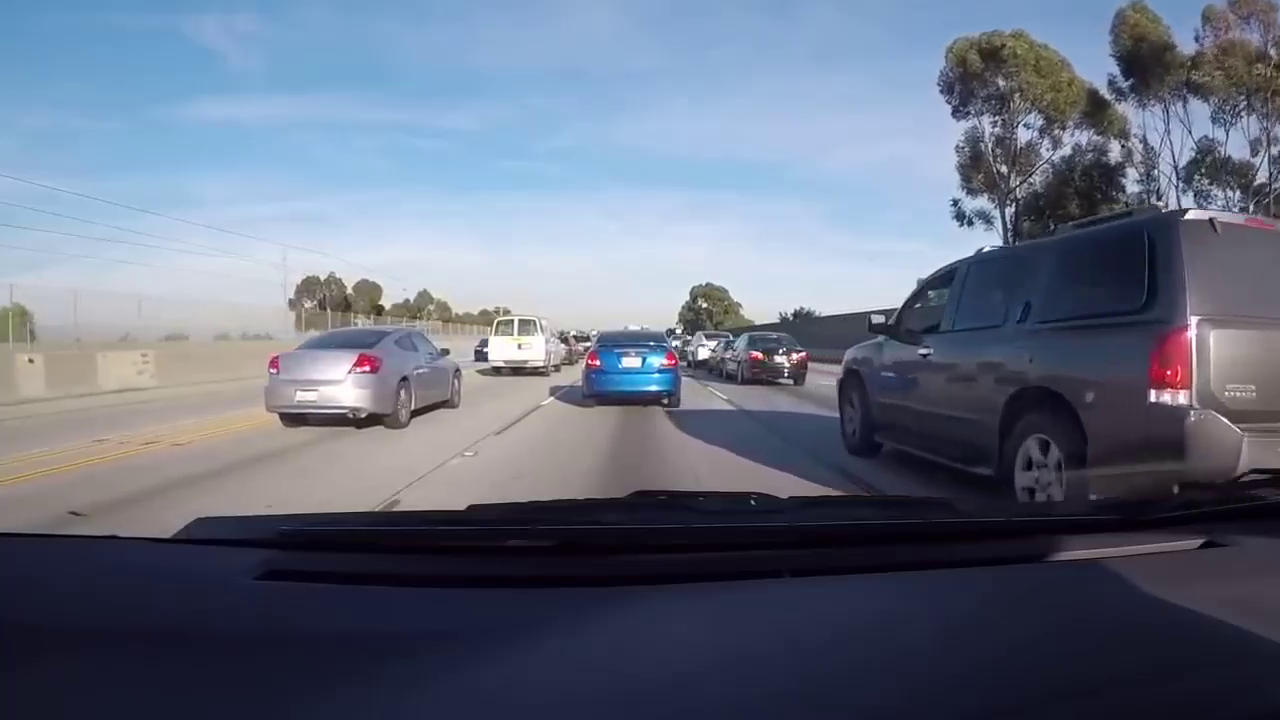
#> input picture frame 41 of VehicleAndPedestrianTracking/test_car.mp4, 1280 x 720 px
$ python CarAndPedestrianTracking.py
#> lines starting #> are read from the running program, lines starting #| are printed output that depends on the picture; after the words box and inside, x2 and y2 are one past the last pixel; in counts of white or black regions, pixels touching at a corner belong together
import cv2
#our image
img = "test_car.mp4"
#our pre-trained car classifier
car_classifier = "cars.xml"
pedestrian_classifier = "pedestrian.xml"


#creating our classifier
car_tracker = cv2.CascadeClassifier(car_classifier)
pedestrian_tracker = cv2.CascadeClassifier(pedestrian_classifier)

#reading the image
vid = cv2.VideoCapture(img)

#iterate forever over frames
while True:

    #read the current frame
    successful_frame_read, frame = vid.read()
#> frame is the input picture: shape (720, 1280, 3); mean B, G, R 128.8, 110.5, 101.7

    #converting image into grayscale
    grayscaled_img = cv2.cvtColor(frame, cv2.COLOR_BGR2GRAY)
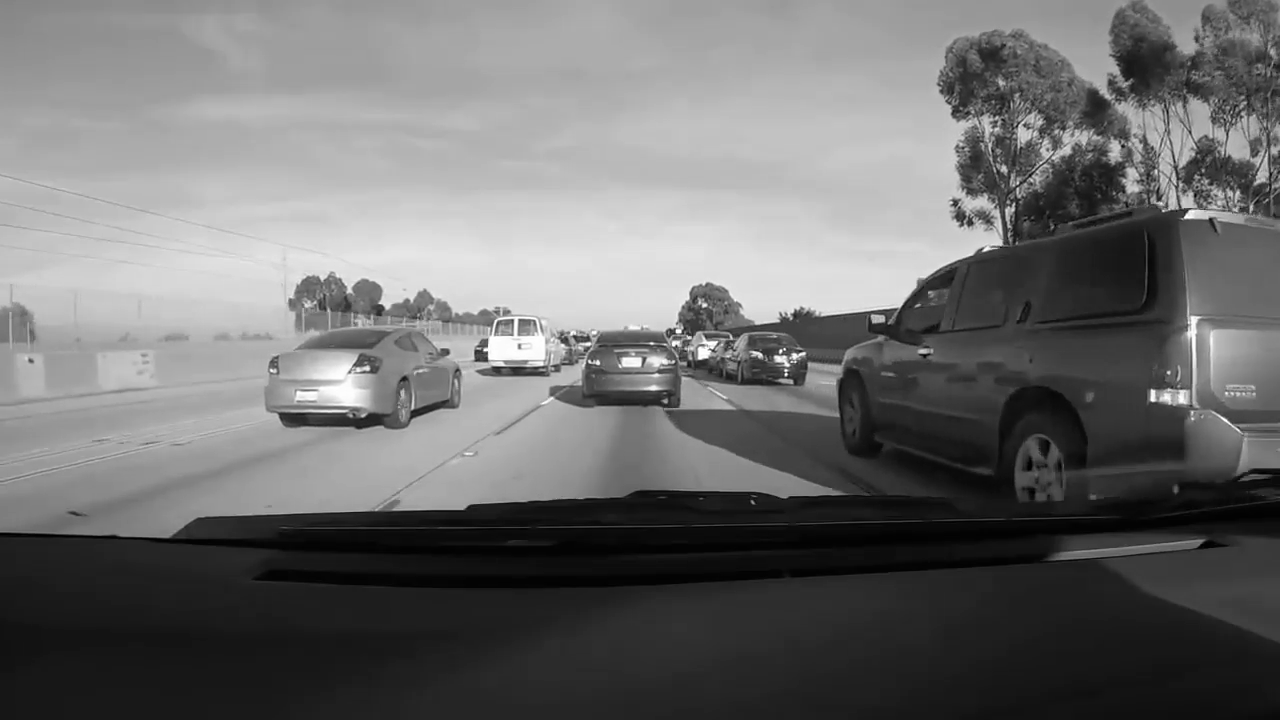
#> grayscaled_img: shape (720, 1280); min 0, max 255, mean 109.9

    #getting function coordinates
    car_coordinates = car_tracker.detectMultiScale(grayscaled_img)
#> car_coordinates = [[974, 523, 58, 58], [463, 308, 101, 101], [258, 341, 128, 128]]
    pedestrian_coordinates = pedestrian_tracker.detectMultiScale(grayscaled_img)
#> pedestrian_coordinates = ()


    #detecting the car
    for x,y,w,h in car_coordinates:
        cv2.rectangle(frame, (x,y),(x+w,y+h), (0,255,0),2)
#> this loop made 3 passes
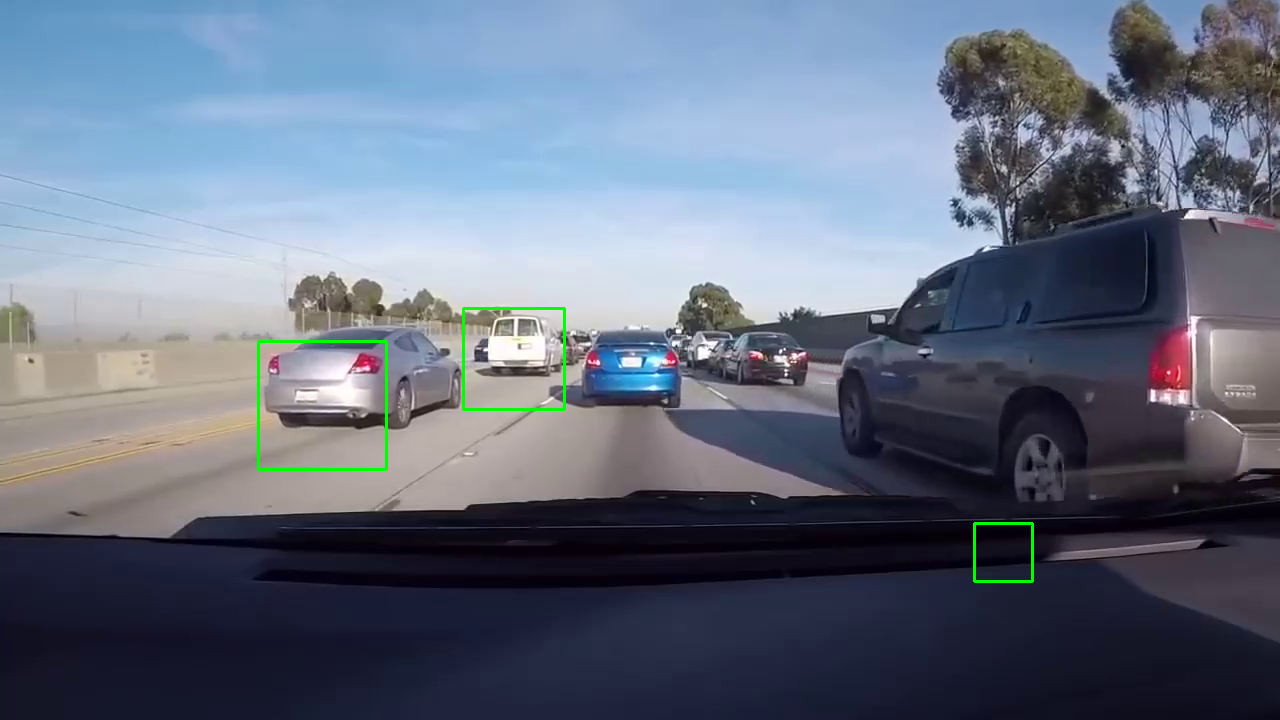
#> frame: shape (720, 1280, 3); 0.37% of pixels changed, all inside (x1, y1, x2, y2) = (257, 307, 1034, 583)

    #detecting the pedestrians
    for x,y,w,h in pedestrian_coordinates:
        cv2.rectangle(frame, (x,y),(x+w,y+h), (0,0,255),2)
#> this loop made 0 passes


    #display the image
    cv2.imshow("Self Driving",frame)

    #waitkey prevents the window from closing instantaneously, press Q to quit
    key = cv2.waitKey(1)
#> (key Esc is pressed here)

    if key==81 or key==113:
        break

$ run again, starting later in the video
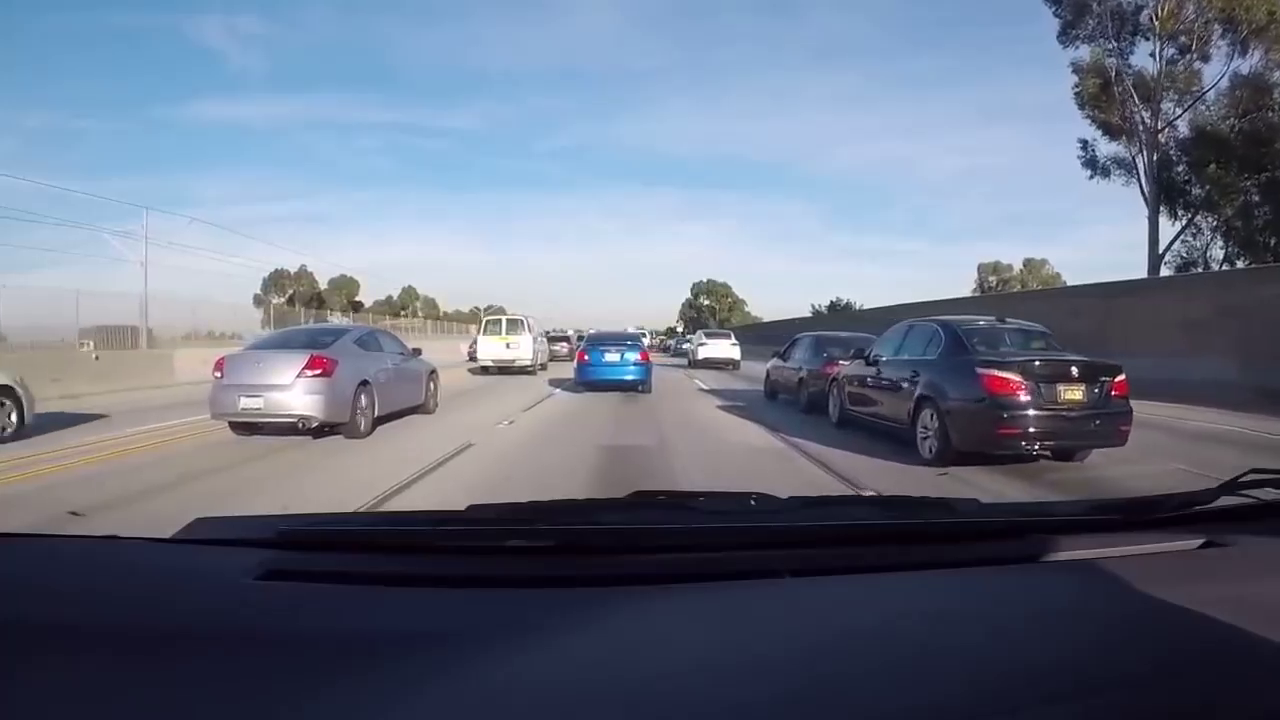
#> input picture frame 187 of VehicleAndPedestrianTracking/test_car.mp4, 1280 x 720 px
#> frame is the input picture: shape (720, 1280, 3); mean B, G, R 133, 114.2, 105.1
#> `grayscaled_img = cv2.cvtColor(frame, cv2.COLOR_BGR2GRAY)`:
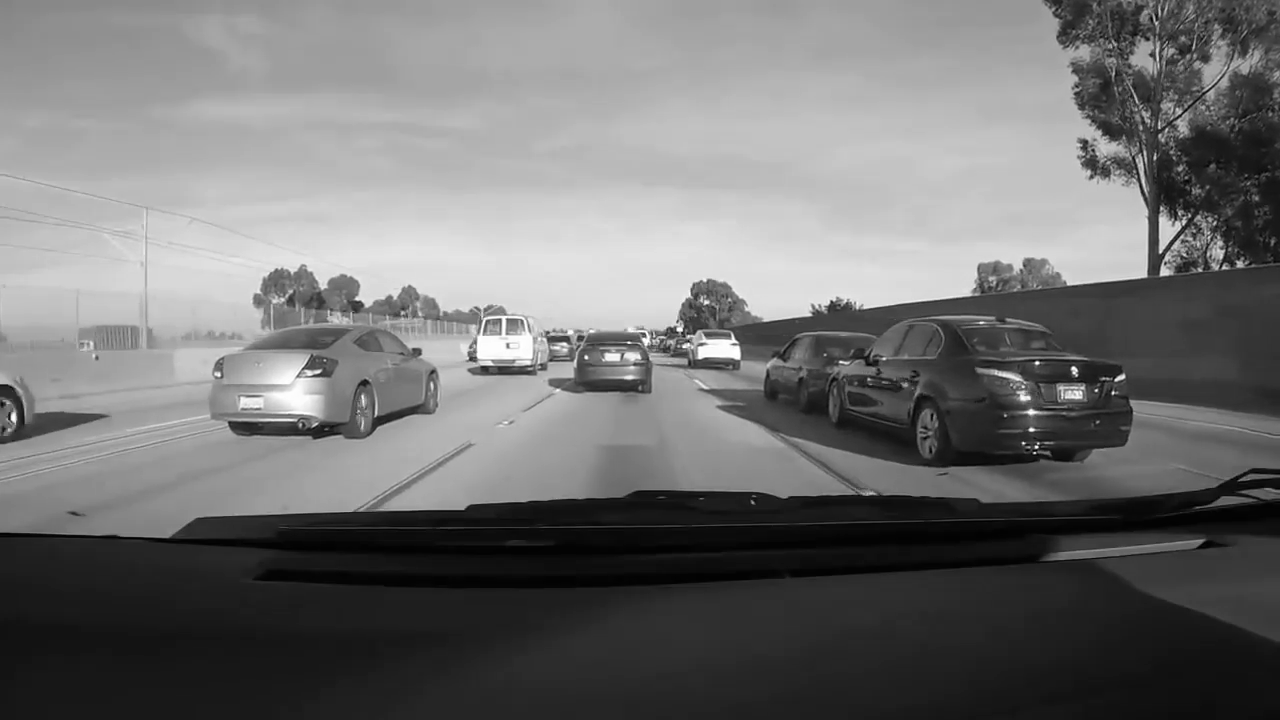
#> grayscaled_img: shape (720, 1280); min 0, max 255, mean 113.6
#> car_coordinates = [[335, 406, 45, 45], [332, 296, 68, 68], [677, 315, 81, 81], [455, 306, 102, 102], [561, 326, 96, 96]]
#> pedestrian_coordinates = ()
#> the loop `for x,y,w,h in car_coordinates:` made 5 passes
#> after the loop `for x,y,w,h in car_coordinates:`:
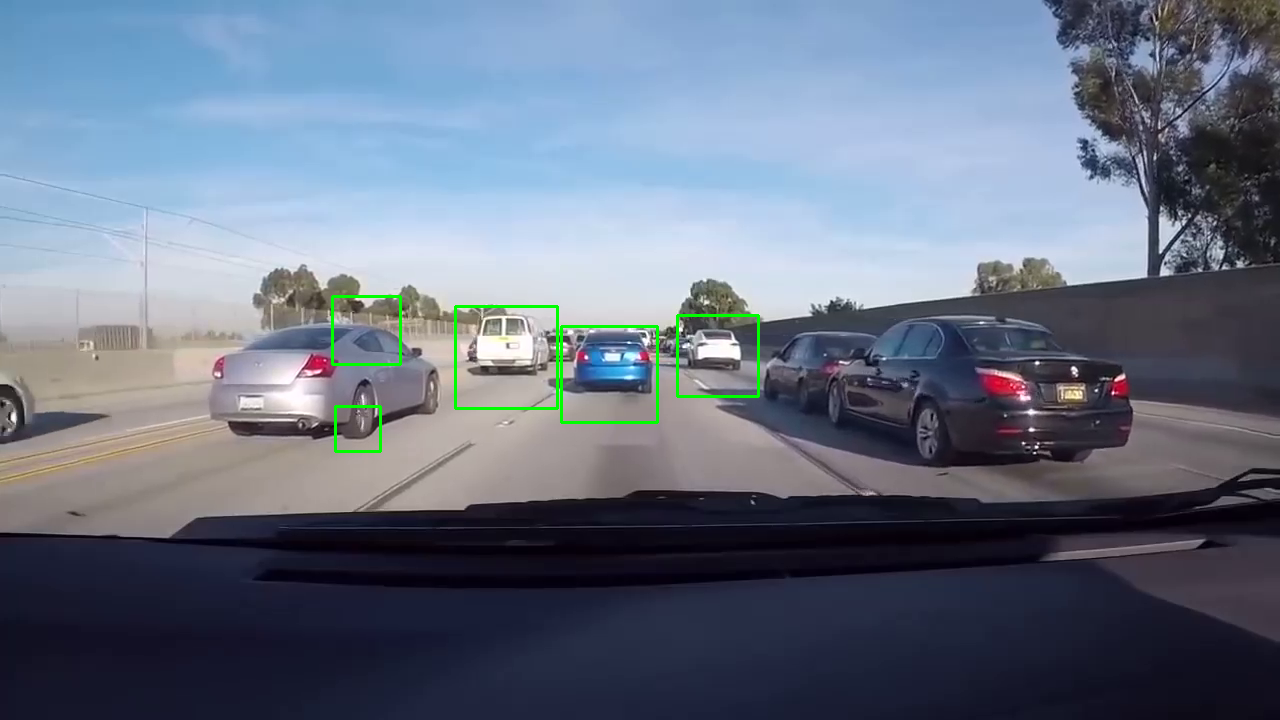
#> frame: shape (720, 1280, 3); 0.51% of pixels changed, all inside (x1, y1, x2, y2) = (331, 295, 760, 453)

$ run again, starting later in the video
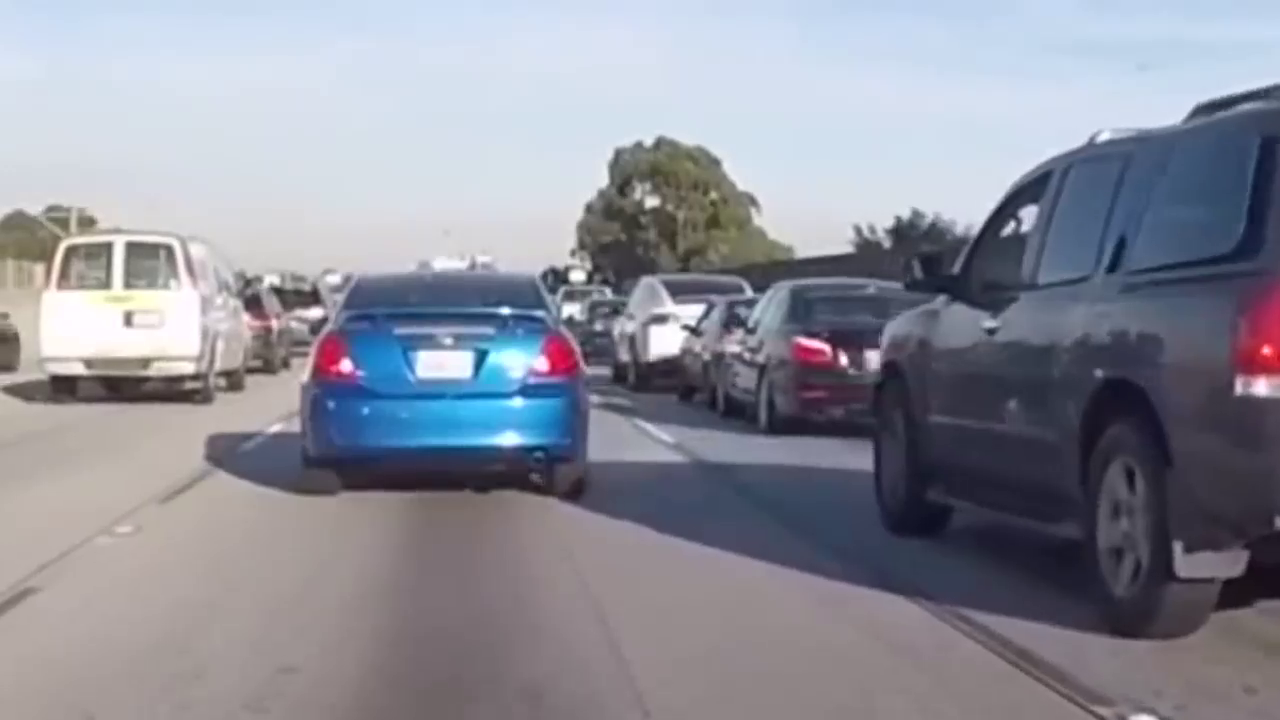
#> input picture frame 332 of VehicleAndPedestrianTracking/test_car.mp4, 1280 x 720 px
#> frame is the input picture: shape (720, 1280, 3); mean B, G, R 153.9, 142.8, 141.2
#> `grayscaled_img = cv2.cvtColor(frame, cv2.COLOR_BGR2GRAY)`:
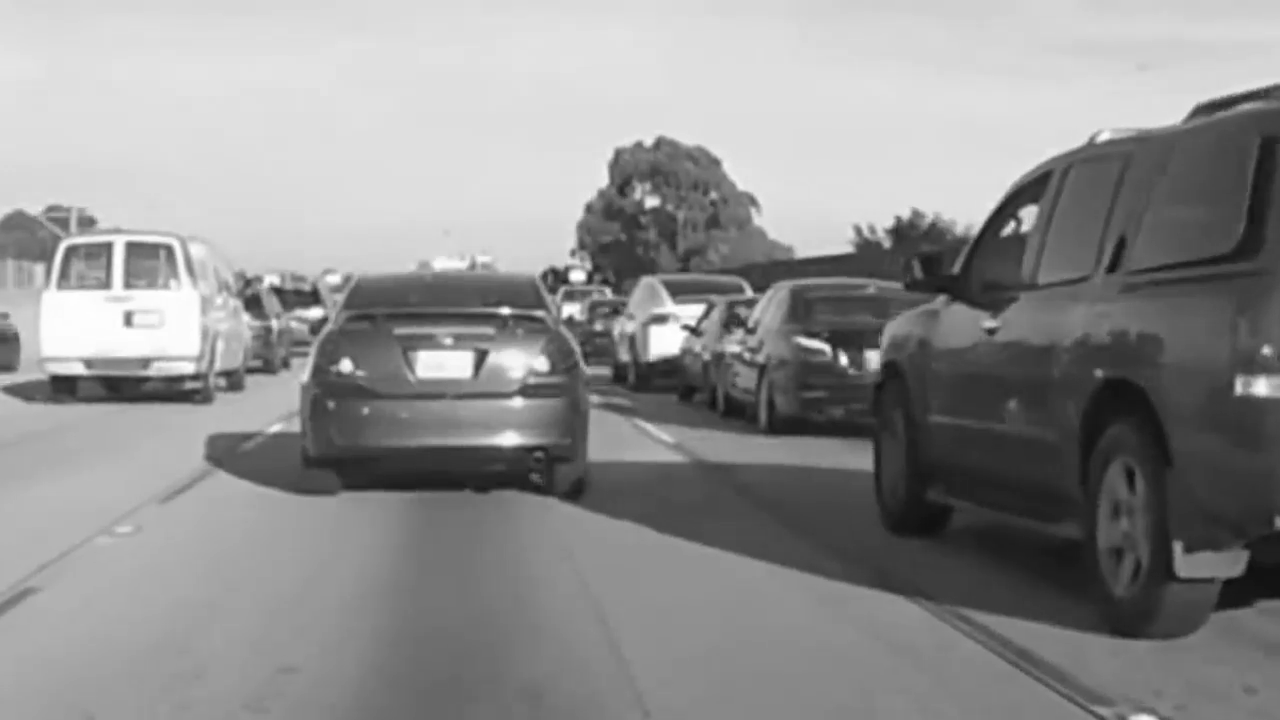
#> grayscaled_img: shape (720, 1280); min 14, max 255, mean 143.6
#> car_coordinates = [[209, 360, 48, 48], [758, 252, 92, 92]]
#> pedestrian_coordinates = ()
#> the loop `for x,y,w,h in car_coordinates:` made 2 passes
#> after the loop `for x,y,w,h in car_coordinates:`:
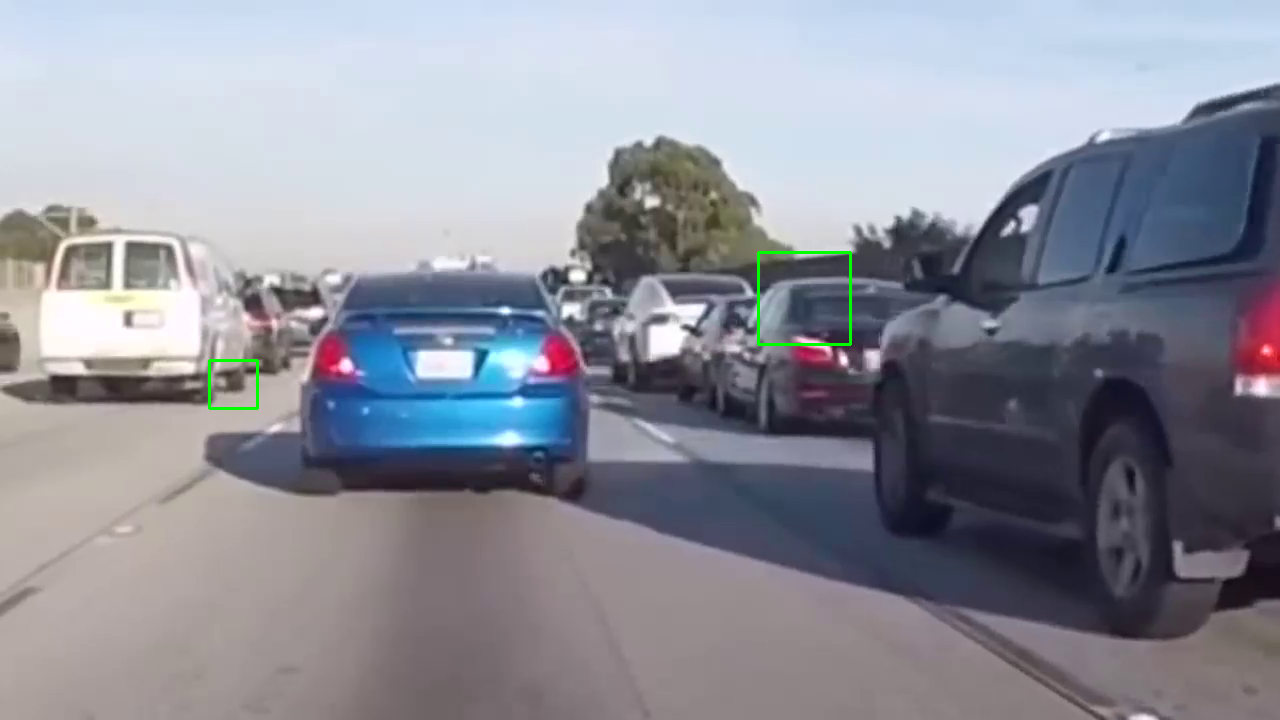
#> frame: shape (720, 1280, 3); 0.18% of pixels changed, all inside (x1, y1, x2, y2) = (208, 251, 852, 410)
